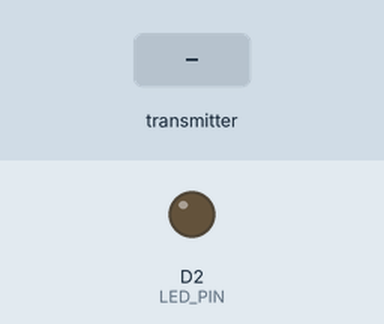
Simulated run of this sketch. Board: ESP8266 (NodeMCU). Shown: output pins drawn as LEDs (lit = HIGH). The inputs (shaded band) are chosen by the test bench. What the sketch prints to the serial monitor is not drawn.

Above: at 2.2 s.
2.3 s: the transmitter starts sending Beep = 1
At 3.1 s:
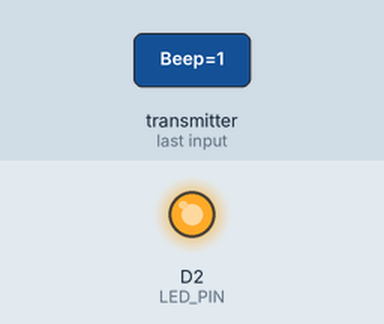
5.3 s: the transmitter starts sending Beep = 0
At 5.6 s:
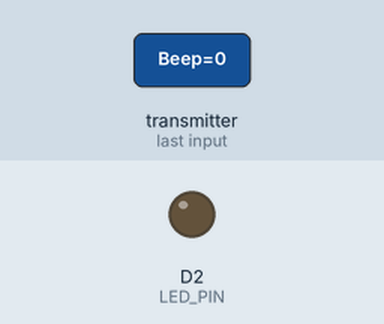
Timing chart, 0 to 8.3 s (numbered marks = the images above; inputs shaded):
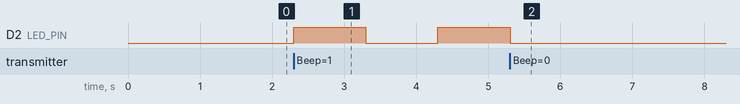

Measured:
- after the input at 2.3 s, D2 (LED_PIN): LOW → HIGH at once, → LOW 1.0 s later, → HIGH 1.0 s later
- after the input at 5.3 s, D2 (LED_PIN): goes on until 5.3 s, then stays LOW

The sketch:

receiver.ino
```cpp
#define LED_PIN D2  // Replace BUZZER_PIN with LED_PIN

#include <ESP8266WiFi.h>
#include <espnow.h>

// ESP-NOW Message Structure
typedef struct struct_message {
  bool Beep;  // LED signal
} struct_message;

struct_message messcome;  // Message received

uint8_t broadcastAddress[] = {0xC8, 0xC9, 0xA3, 0x56, 0x66, 0x76}; // Sender's MAC Address

// ESP-NOW Data Received Callback
void OnDataRecv(uint8_t *mac, uint8_t *incomingData, uint8_t len) {
  memcpy(&messcome, incomingData, sizeof(messcome));
}

void setup() {
  // Setup Serial Monitor
  Serial.begin(9600);

  // Setup LED Pin
  pinMode(LED_PIN, OUTPUT);

  // Initialize Wi-Fi
  WiFi.disconnect();
  delay(1000);
  WiFi.mode(WIFI_STA);  // Set Wi-Fi to station mode (required for ESP-NOW)

  // Initialize ESP-NOW
  if (esp_now_init() != 0) {
    Serial.println("Error initializing ESP-NOW");
    return;
  }

  // Set ESP-NOW role and register callback
  esp_now_set_self_role(ESP_NOW_ROLE_SLAVE);
  esp_now_register_recv_cb(OnDataRecv);

  Serial.println("Receiver initialized and waiting for data...");
}

void loop() {
  // Check the received Beep signal and control the LED
  if (messcome.Beep) {
    digitalWrite(LED_PIN, HIGH);  // Turn LED ON
    delay(1000);                 // LED ON duration
    digitalWrite(LED_PIN, LOW);  // Turn LED OFF
    delay(1000);                 // LED OFF duration
  } else {
    digitalWrite(LED_PIN, LOW);  // Ensure LED is OFF
  }

  // Debugging: Print Beep value
  Serial.println(messcome.Beep);
}
```
